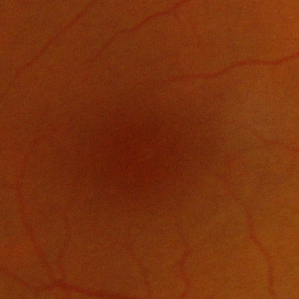
#> input picture data/raw/20051020_44982_0100_PP.png, 299 x 299 px
$ python -i preprocessing.py   (imports and definitions only)
#> lines starting #> are read from the running program, lines starting #| are printed output that depends on the picture
import os
import cv2
import numpy as np
import pandas as pd
from tqdm import tqdm

# --- KONFIGURASI PATH DATA ---
IMG_DIR = 'data/raw'  # Direktori gambar input
CSV_PATH = 'data/images_id_kelas.csv'  # Path file CSV berisi nama file gambar dan label
PREP_TRAIN_DIR = 'data/processed/processed_train'  # Direktori output gambar train setelah preprocessing
PREP_VAL_DIR = 'data/processed/processed_val'      # Direktori output gambar val setelah preprocessing
PREP_TEST_DIR = 'data/processed/processed_test'    # Direktori output gambar test setelah preprocessing

# Membuat direktori output jika belum ada
# [3 lines not run here, left out]

def apply_clahe(img):
    """
    Menerapkan CLAHE (Contrast Limited Adaptive Histogram Equalization)
    pada channel L gambar dalam ruang warna LAB untuk meningkatkan kontras.
    """
    lab = cv2.cvtColor(img, cv2.COLOR_RGB2LAB)
#> lab: shape (299, 299, 3); mean of channels 0, 1, 2 79, 157.5, 164.6
    l, a, b = cv2.split(lab)
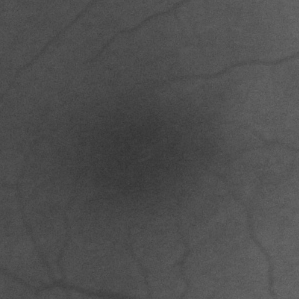
#> l: shape (299, 299); min 51, max 107, mean 79
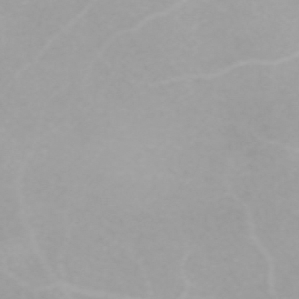
#> a: shape (299, 299); min 149, max 168, mean 157.5
    clahe = cv2.createCLAHE(clipLimit=3.0, tileGridSize=(8, 8))
    cl = clahe.apply(l)
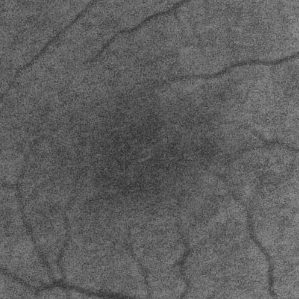
#> cl: shape (299, 299); min 46, max 145, mean 94.9
    limg = cv2.merge((cl, a, b))
#> limg: shape (299, 299, 3); mean of channels 0, 1, 2 94.9, 157.5, 164.6
    return cv2.cvtColor(limg, cv2.COLOR_LAB2RGB)
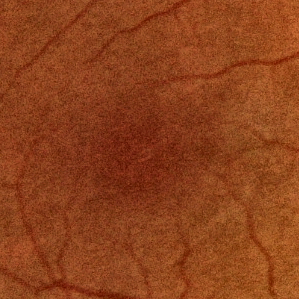
#> returned value: shape (299, 299, 3); mean R, G, B 141.4, 65.8, 28.2

def apply_sharpening(img):
    """
    Menerapkan filter sharpening pada gambar untuk menajamkan detail.
    """
    kernel = np.array([[0, -0.5, 0], [-0.5, 3, -0.5], [0, -0.5, 0]])
    return cv2.filter2D(img, -1, kernel)

def preprocess_and_save(df, out_dir):
    """
    Melakukan preprocessing pada gambar sesuai dataframe df dan menyimpan hasilnya ke out_dir.
    Tahapan: ekstraksi green channel, CLAHE, sharpening, resize, simpan.
    """
    for idx, row in tqdm(df.iterrows(), total=len(df), desc=f"Preprocessing to {out_dir}"):
        img_name = row[0]
        img_path = os.path.join(IMG_DIR, img_name)
        image = cv2.imread(img_path)
        if image is None:
            print(f"Image not found: {img_path}")
            continue
        image = cv2.cvtColor(image, cv2.COLOR_BGR2RGB)
        # Ekstraksi green channel
        green_channel = image[:, :, 1]
        image = np.stack([green_channel]*3, axis=-1)
        # CLAHE untuk meningkatkan kontras
        image = apply_clahe(image)
        # Sharpening untuk menajamkan gambar
        image = apply_sharpening(image)
        # Resize ke 224x224 pixel
        image = cv2.resize(image, (224, 224), interpolation=cv2.INTER_CUBIC)
        # Simpan hasil preprocessing ke direktori output
        out_path = os.path.join(out_dir, img_name)
        cv2.imwrite(out_path, cv2.cvtColor(image, cv2.COLOR_RGB2BGR))

# --- SPLIT DATASET (80% train, 10% val, 10% test) ---
# [1 line that did not run here, left out]
# [1 line that did not run here, left out]
# [1 line that did not run here, left out]
# [1 line that did not run here, left out]
# [1 line that did not run here, left out]

# Simpan split dataset ke file CSV
# [19 lines not run here, left out]

>>> import cv2
>>> picture = cv2.cvtColor(cv2.imread('data/raw/20051020_44982_0100_PP.png'), cv2.COLOR_BGR2RGB)
>>> result = apply_clahe(picture)

$ run again, on data/raw/20051020_64703_0100_PP.png
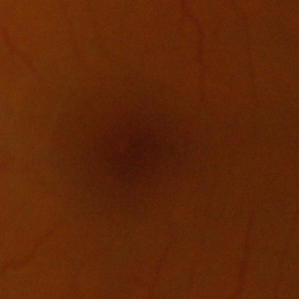
#> input picture data/raw/20051020_64703_0100_PP.png, 299 x 299 px
#> lab: shape (299, 299, 3); mean of channels 0, 1, 2 60.2, 151.9, 158.6
#> in apply_clahe, `cl = clahe.apply(l)`:
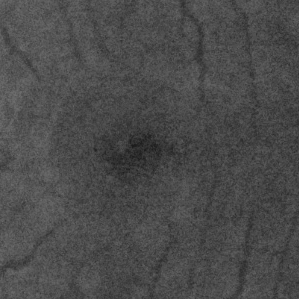
#> cl: shape (299, 299); min 27, max 110, mean 75.1
#> limg: shape (299, 299, 3); mean of channels 0, 1, 2 75.1, 151.9, 158.6
#> in apply_clahe, `return cv2.cvtColor(limg, cv2.COLOR_LAB2RGB)`:
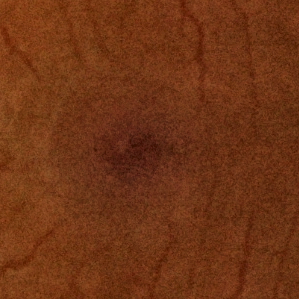
#> returned value: shape (299, 299, 3); mean R, G, B 111.9, 52.8, 21.5

$ run again, on data/raw/20051116_44615_0400_PP.png
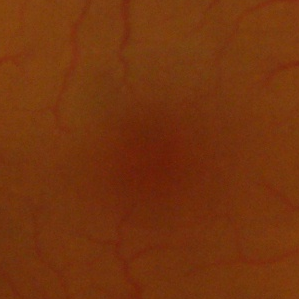
#> input picture data/raw/20051116_44615_0400_PP.png, 299 x 299 px
#> lab: shape (299, 299, 3); mean of channels 0, 1, 2 76.9, 153.7, 163.4
#> in apply_clahe, `cl = clahe.apply(l)`:
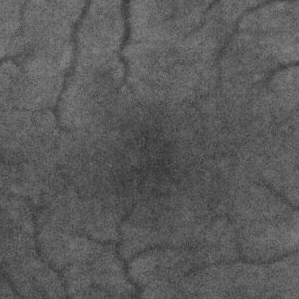
#> cl: shape (299, 299); min 51, max 130, mean 90.9
#> limg: shape (299, 299, 3); mean of channels 0, 1, 2 90.9, 153.7, 163.4
#> in apply_clahe, `return cv2.cvtColor(limg, cv2.COLOR_LAB2RGB)`:
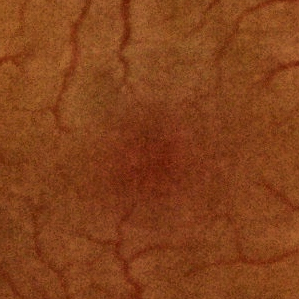
#> returned value: shape (299, 299, 3); mean R, G, B 132.1, 65.5, 26.5

$ run again, on data/raw/20051116_58835_0400_PP.png
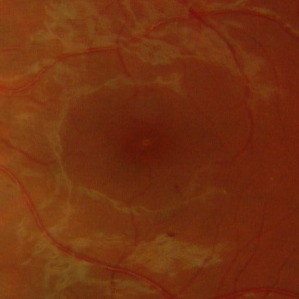
#> input picture data/raw/20051116_58835_0400_PP.png, 299 x 299 px
#> lab: shape (299, 299, 3); mean of channels 0, 1, 2 75.1, 155.6, 161.7
#> in apply_clahe, `cl = clahe.apply(l)`:
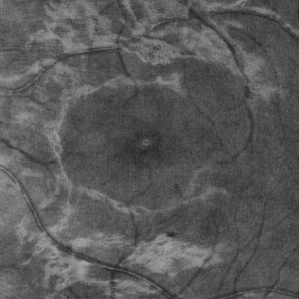
#> cl: shape (299, 299); min 40, max 165, mean 89.1
#> limg: shape (299, 299, 3); mean of channels 0, 1, 2 89.1, 155.6, 161.7
#> in apply_clahe, `return cv2.cvtColor(limg, cv2.COLOR_LAB2RGB)`:
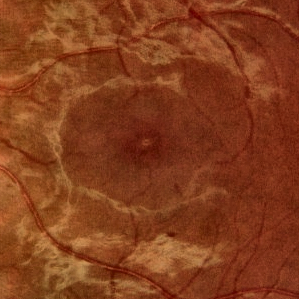
#> returned value: shape (299, 299, 3); mean R, G, B 132, 62.1, 28.5
